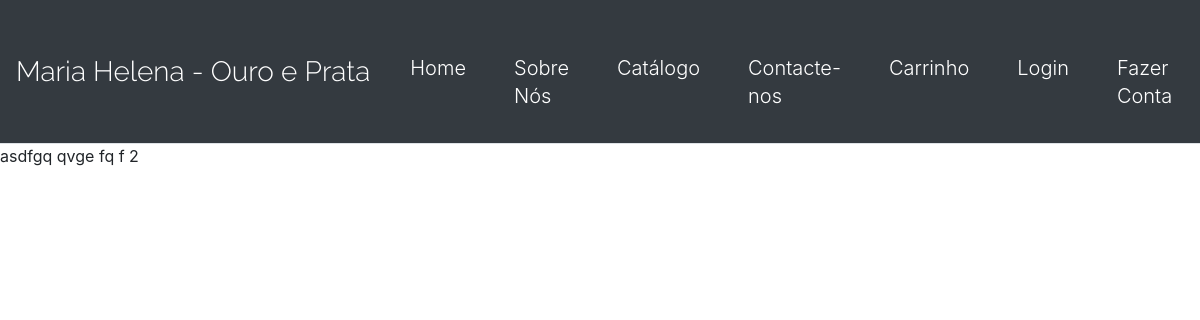
The page /charge/201903302125ilctt on the database its author committed.
### payments/models.py (models this page shows, shortened)
class Order(models.Model):
	ORDERED_THROUGH = (
		('online', 'Online'),
		('ctt', 'CTT')
		)
	DISTRITO = (
		('Aveiro', 'Aveiro'),
		('Beja', 'Beja'),
		('Braga', 'Braga'),
		('Bragança', 'Bragança'),
		('Castelo Branco', 'Castelo Branco'),
		('Coimbra', 'Coimbra'),
		('Évora', 'Évora'),
		('Faro', 'Faro'),
		('Guarda', 'Guarda'),
		('Leiria', 'Leiria'),
		('Lisboa', 'Lisboa'),
		('Portalegre', 'Portalegre'),
		('Porto', 'Porto'),
		('Santarém', 'Santarém'),
		('Setúbal', 'Setúbal'),
		('Viana do Castelo', 'Viana do Castelo'),
		('Vila Real', 'Vila Real'),
		('Viseu', 'Viseu'),
		('Ilha da Madeira', 'Ilha da Madeira'),
		('Ilha de Porto Santo', 'Ilha de Porto Santo'),
		('Ilha de Santa Maria', 'Ilha de Santa Maria'),
		('Ilha de São Miguel', 'Ilha de São Miguel'),
		('Ilha Terceira', 'Ilha Terceira'),
		('Ilha da Graciosa', 'Ilha da Graciosa'),
		('Ilha de São Jorge', 'Ilha de São Jorge'),
		('Ilha do Pico', 'Ilha do Pico'),
		('Ilha do Faial', 'Ilha do Faial'),
		('Ilha das Flores', 'Ilha das Flores'),
		('Ilha do Corvo', 'Ilha do Corvo'),
		)
	order_id = models.CharField(max_length=100, null=False, default='Code_order')
	nome_completo = models.CharField(max_length=150, null=False)
	email = models.EmailField(default='')
	rua = models.CharField(max_length=300, null=False, default = '')
	numero = models.IntegerField(blank=True, null=True, default=0)
	andar = models.IntegerField(blank=True, null=True, default=0)
	localidade = models.CharField(max_length=60, null=False, default = '')
	distrito = models.CharField(choices=DISTRITO, max_length=30, null=False, default = '')
	morada = models.IntegerField(blank=True, null=True, default=0)
	codigo_postal_1 = models.IntegerField(blank=True, null=True, default=1000) #raise an error if codigo_postal != intenger
	codigo_postal_2 = models.IntegerField(blank=True, null=True, default=100)
	user = models.ForeignKey(User, null=True, blank=True, on_delete=models.SET_NULL)
	cart = models.ForeignKey(Cart, null=True, on_delete=models.SET_NULL)
	items = models.CharField(max_length=500, null=False, default='') #, on_delete=models.SET_NULL)  #add items to the order, so we know what was being ordered
	total = models.IntegerField(blank=True, null=True)
	is_ordered = models.BooleanField(default=False)
	ordered_through = models.CharField(choices=ORDERED_THROUGH, max_length=10, null=False, default = '')
	timestamp = models.DateTimeField(auto_now_add=True)
	slug = models.SlugField(max_length=100, default='')

### users/models.py (models this page shows)
class Cart(models.Model):
	user = models.ForeignKey(User, null=True, blank=True, on_delete=models.DO_NOTHING)
	products = models.ManyToManyField(Item, blank=True)
	subtotal = models.DecimalField(default=0.00, max_digits=100, decimal_places=2)
	total = models.DecimalField(default=0.00, max_digits=100, decimal_places=2)
	updated = models.DateTimeField(auto_now=True)
	timestamp = models.DateTimeField(auto_now_add=True)
	objects = CartManager()
	def __str__(self):
		return str(self.id)

### payments/views.py (the view, shortened to what this page needs)
# urls.py: path('charge/<slug:slug>', payment_views.charge , name='charge'),
def charge(request, slug):
	order = get_object_or_404(Order, slug=slug)
	cart_obj, new_obj = Cart.objects.new_or_get(request)
	template = 'payments/charge.html'
	for obj in cart_obj.products.all():
		cart_obj.products.remove(obj)
	return render(request, template, {"order":order})

### users/models.py (called while the page is built)
	def new_or_get(self, request):
		cart_id = request.session.get('cart_id', None)
		qs = self.get_queryset().filter(id=cart_id)
		if qs.count() == 1:
			new_obj = False
			cart_obj = qs.first()
			if request.user.is_authenticated and cart_obj.user is None:
				cart_obj.user = request.user
				cart_obj.save()
		else:
			cart_obj = self.new(user=request.user)
			new_obj = True
			request.session['cart_id'] = cart_obj.id
		return cart_obj , new_obj

	def new(self, user=None):
		user_obj = None
		if user is not None:
			if user.is_authenticated:
				user_obj = user
		return self.model.objects.create(user=user_obj)

### payments/templates/payments/charge.html (shortened to what this page needs)
{% extends "catalog/navbar.html" %}
{% block content %}
{{order.nome_completo}}
{{order.morada}}
{{order.codigo_postal_1}}
{{order.codigo_postal_2}}
{{order.cart}}
{% endblock content %}

### rows shown on the page
Order: nome_completo "asdfgq", morada "qvge", codigo_postal_1 "fq", codigo_postal_2 "f", cart "2"
